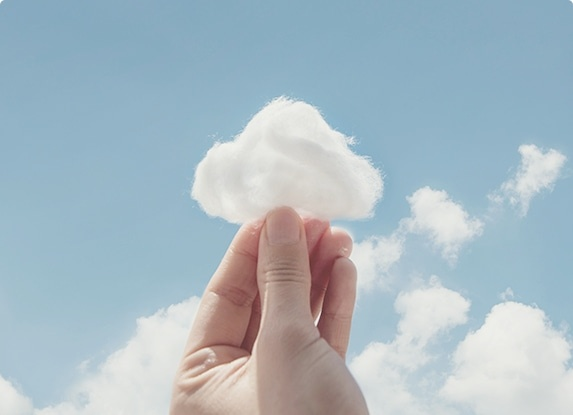
#> input picture short-form/lemouton/assets/cloud.jpg, 573 x 415 px, given in place of cloud.jpg.jpg, which was not available
$ python -i render.py   (imports and definitions only)
#> lines starting #> are read from the running program, lines starting #| are printed output that depends on the picture; pictures that were not available may be replaced by others from this repository, and a replacement may not be noted
# -*- coding: utf-8 -*-
"""Le Mouton Week promo short. 1080x1920 @30fps, narration + synthesized music/SFX."""
import math, random, subprocess, sys, wave, os, json
import numpy as np
from PIL import Image, ImageDraw, ImageFont, ImageFilter, ImageEnhance

# [2 lines not run here, left out]

W, H, FPS = 1080, 1920, 30
HERE = os.path.dirname(os.path.abspath(__file__))
AS = os.path.join(HERE, "assets")
OUT = os.path.join(HERE, "lemouton_week_short.mp4")
FFMPEG = os.path.join(os.path.dirname(HERE), "tools", "ffbin", "ffmpeg.exe")
UF = r"C:\Users\NMG\AppData\Local\Microsoft\Windows\Fonts"
F_BLACK = os.path.join(UF, "Pretendard-Black.otf")
F_XB = os.path.join(UF, "Pretendard-ExtraBold.otf")
F_BOLD = os.path.join(UF, "Pretendard-Bold.otf")
F_MED = os.path.join(UF, "Pretendard-Medium.otf")
F_NUM = os.path.join(UF, "GmarketSansTTFBold.ttf")

# ---- editable campaign copy -------------------------------------------------
DISCOUNT_LINE = "역대급 혜택 · 최대 할인"   # TODO: 확정 할인율로 교체 (예: "최대 40% 할인")
WEEK_DAYS = "단 7일"
TIMER_START = (6, 23, 59, 58)               # days, hours, minutes, seconds shown at the week card

REVIEWS = [  # 르무통 공식몰 게시 후기 (요약)
    ("1시간을 걸어도 발바닥, 발목 통증이\n전혀 없었어요.", "91523*****님"),
    ("76세 어머니와 삿포로 여행, 하루 만 보\n넘게 걸었는데 발이 안 피곤하셨대요.", "49960*****님"),
    ("스위스 여행 내내 르무통. 양말을 신든\n맨발이든 정말 편한 신발이었어요.", "45528*****님"),
    ("다리가 쉽게 아파 오래 걷기가 부담이었는데\n걷는 시간이 자연스럽게 늘었어요.", "48664*****님"),
    ("부모님과 설악산. 신어보신 신발 중\n가장 편하다고 하시는 아버지.", "39770*****님"),
]

CREAM = (246, 242, 235); BROWN = (58, 40, 30); TAN = (200, 176, 148)
RED = (196, 58, 40); WHITE = (255, 255, 255); DARK = (22, 18, 16); GOLD = (242, 184, 52)
INK = (40, 32, 28)

_fc = {}
# [4 lines left out: function font, not called in this run]

def clamp(x, a=0.0, b=1.0): return max(a, min(b, x))
def ease_out(t): t = clamp(t); return 1 - (1 - t) ** 3
def ease_in_out(t): t = clamp(t); return t * t * (3 - 2 * t)
def ease_back(t):
    t = clamp(t); c1, c3 = 1.70158, 2.70158
    return 1 + c3 * (t - 1) ** 3 + c1 * (t - 1) ** 2
def lerp(a, b, t): return a + (b - a) * t

# ---------------------------------------------------------------- assets
_src = {}
def src(name):
#> called with name = 'assets/cloud.jpg'
    if name not in _src:
        _src[name] = Image.open(os.path.join(AS, name + ".jpg")).convert("RGB")
    return _src[name]
#> returned value is the input picture: PIL image 573x415 RGB; mean R, G, B 168.3, 185.7, 195.3

_bg = {}
def blurred_bg(name, dark=0.55, tint=None):
    k = (name, dark, tint)
    if k not in _bg:
        im = src(name)
        s = max(W / im.width, H / im.height) * 1.1
#> s = 5.09
        big = im.resize((int(im.width * s), int(im.height * s)), Image.BILINEAR)
        x = (big.width - W) // 2; y = (big.height - H) // 2
#> after `x = (big.width - W) // 2`: x = 918
#> after `y = (big.height - H) // 2`: y = 96
        big = big.crop((x, y, x + W, y + H)).filter(ImageFilter.GaussianBlur(28))
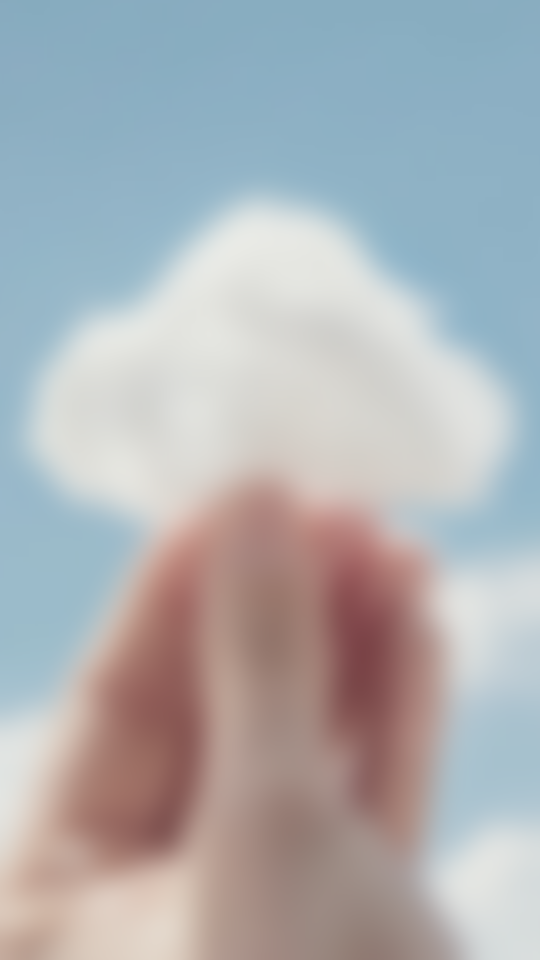
#> big: PIL image 1080x1920 RGB (shown at 1/2 size); mean R, G, B 173.8, 176.9, 180.4
        big = ImageEnhance.Brightness(big).enhance(dark)
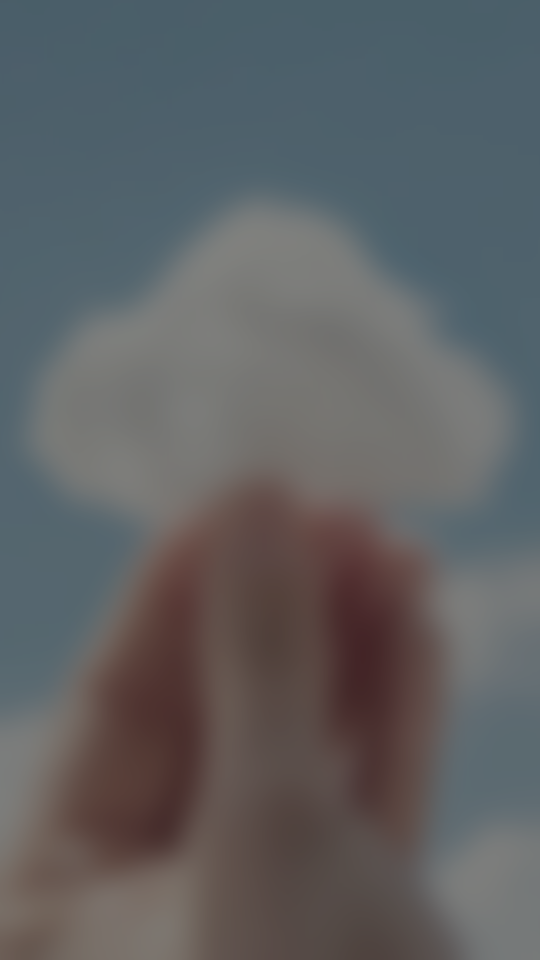
#> big: PIL image 1080x1920 RGB (shown at 1/2 size); mean R, G, B 95.1, 96.8, 98.7
        if tint:
            big = Image.blend(big, Image.new("RGB", (W, H), tint), 0.35)
        _bg[k] = big
    return _bg[k]

CARD_MAX_W, CARD_MAX_H, OVER = 980, 1340, 1.22
_card = {}
# [9 lines left out: function card_src, not called in this run]

_mask = {}
# [7 lines left out: function rounded_mask, not called in this run]

_shadow = {}
# [29 lines left out: functions shadow, draw_card, not called in this run]

def text(d, xy, s, f, fill=INK, anchor="mm", stroke=0, stroke_fill=WHITE, spacing=10, align="center"):
    d.multiline_text(xy, s, font=f, fill=fill, anchor=anchor if "\n" not in s else ("ma" if anchor[0] == "m" else anchor), spacing=spacing, align=align, stroke_width=stroke, stroke_fill=stroke_fill) if "\n" in s else d.text(xy, s, font=f, fill=fill, anchor=anchor, stroke_width=stroke, stroke_fill=stroke_fill)

# [62 lines left out: functions headline, pill, caption, cloud, cloud_pop, star, not called in this run]

def chevron(d, cx, cy, w, h, fill=RED, width=14):
    d.line([(cx - w / 2, cy - h / 2), (cx, cy + h / 2), (cx + w / 2, cy - h / 2)], fill=fill, width=width, joint="curve")

# [26 lines left out: function notif_card, not called in this run]


# ---------------------------------------------------------------- refined helpers
MUTED = (120, 104, 92); TAN_D = (150, 132, 115)
_dark_bg = None
# [11 lines left out: function dark_bg, not called in this run]

_cream_bg = None
# [8 lines left out: function cream_bg, not called in this run]

_grad = {}
# [15 lines left out: functions top_gradient, fade_text, not called in this run]

def kicker(d, y, s, prog=1.0, fill=TAN_D):
    fade_text(d, (W / 2, y), s, font(F_MED, 26), fill, prog, rise=10)

def subline(d, y, s, prog=1.0, fill=MUTED, size=38):
    fade_text(d, (W / 2, y), s, font(F_MED, size), fill, prog, rise=16)

# [18 lines left out: functions tag, rule, not called in this run]

# ---------------------------------------------------------------- timeline
# [1 line not run here, left out]
T_N0 = 0.35
T_SNAP = 3.75
T_N1 = 7.3
# [1 line that did not run here, left out]
# [1 line that did not run here, left out]
# [1 line that did not run here, left out]
# [1 line that did not run here, left out]
# [1 line that did not run here, left out]
# [1 line that did not run here, left out]

SCENES = []
def scene(start, end):
    def deco(fn): SCENES.append((start, end, fn)); return fn
    return deco

TOP_Y, CAP_Y = 300, 1690

# [12 lines left out: function s_hook, not called in this run]

CUTS_B = [("yoona_walk", 0.0, 0.9), ("yoona_stairs", 0.9, 1.75), ("yoona_park", 1.75, 2.6), ("yoona_bench", 2.6, T_N1 - T_SNAP)]
# [18 lines left out: function s_bright, not called in this run]

T_C1, T_C2 = T_N1 + 2.5, T_N1 + 4.1
# [29 lines that did not run here, left out]

CUTS_D = ["two_women", "man_steps", "yoona_office", "woman_europe", "pharmacist", "couple", "woman_walk"]
# [26 lines that did not run here, left out]

# [28 lines that did not run here, left out]

# [29 lines that did not run here, left out]

# ---------------------------------------------------------------- audio
SR = 44100
# [161 lines left out: functions load_wav, synth, frame, main, not called in this run]

# [2 lines not run here, left out]

>>> result = blurred_bg('assets/cloud.jpg')

$ run again, on short-form/lemouton/assets/florist.jpg
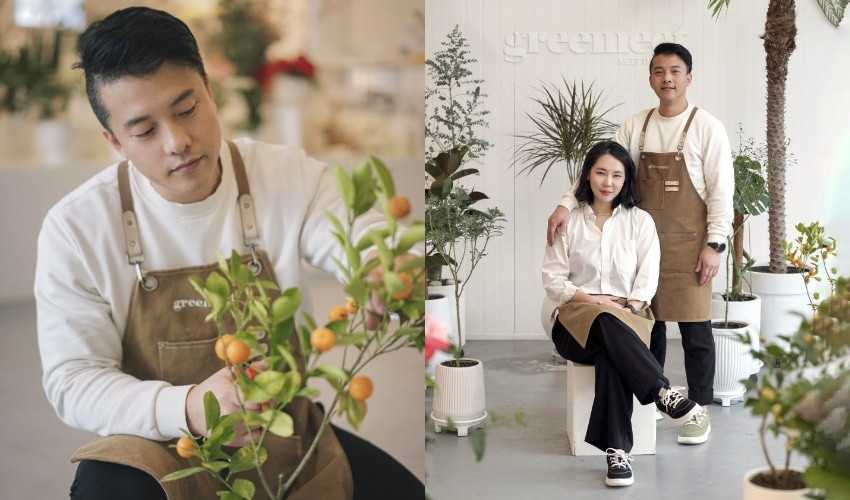
#> input picture short-form/lemouton/assets/florist.jpg, 850 x 500 px, given in place of florist.jpg.jpg, which was not available
#> in src, returned value is the input picture: PIL image 850x500 RGB; mean R, G, B 162.8, 153.6, 138.2
#> in blurred_bg, `big = big.crop((x, y, x + W, y + H)).filter(ImageFilter.GaussianBlur(2..`:
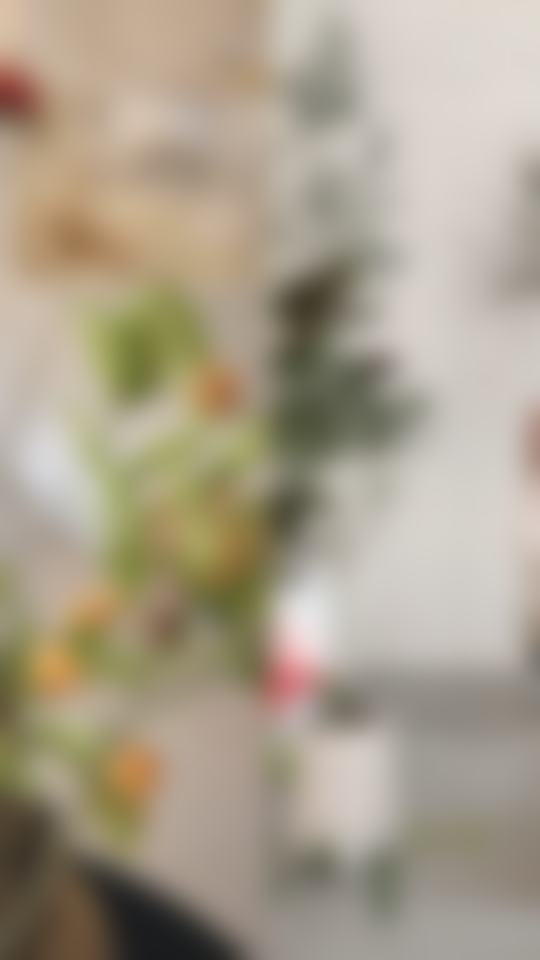
#> big: PIL image 1080x1920 RGB (shown at 1/2 size); mean R, G, B 169.8, 159.6, 140.5
#> in blurred_bg, `big = ImageEnhance.Brightness(big).enhance(dark)`:
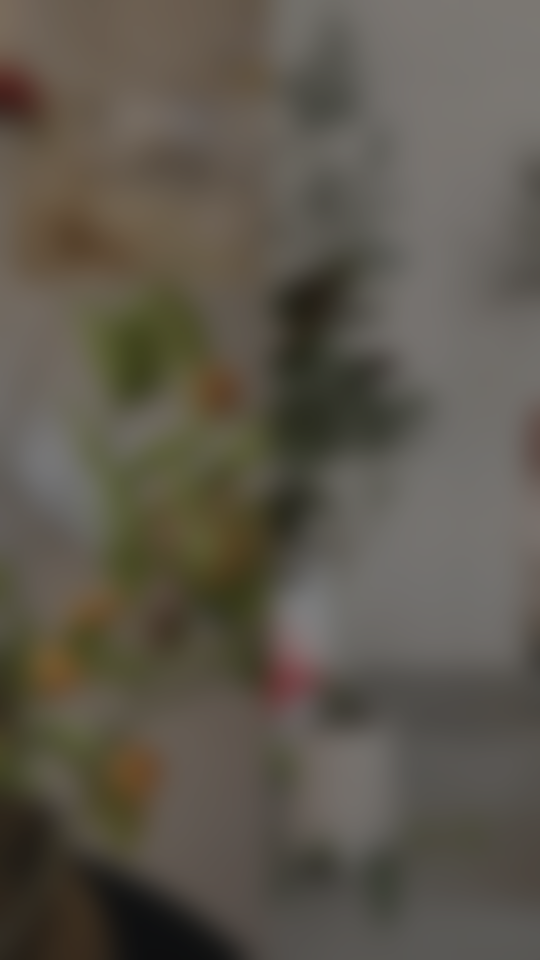
#> big: PIL image 1080x1920 RGB (shown at 1/2 size); mean R, G, B 92.9, 87.3, 76.8

$ run again, on short-form/lemouton/assets/fold.jpg
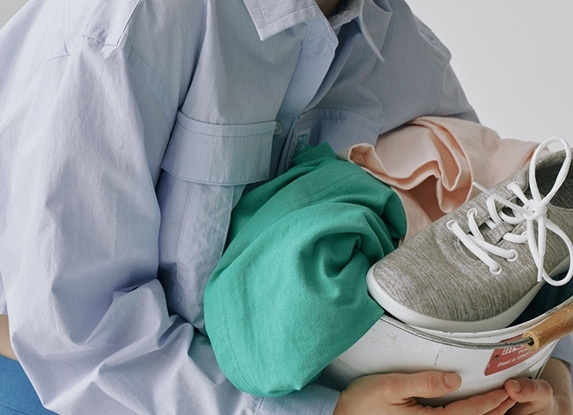
#> input picture short-form/lemouton/assets/fold.jpg, 573 x 415 px, given in place of fold.jpg.jpg, which was not available
#> in src, returned value is the input picture: PIL image 573x415 RGB; mean R, G, B 135.5, 148, 151
#> in blurred_bg, `big = big.crop((x, y, x + W, y + H)).filter(ImageFilter.GaussianBlur(2..`:
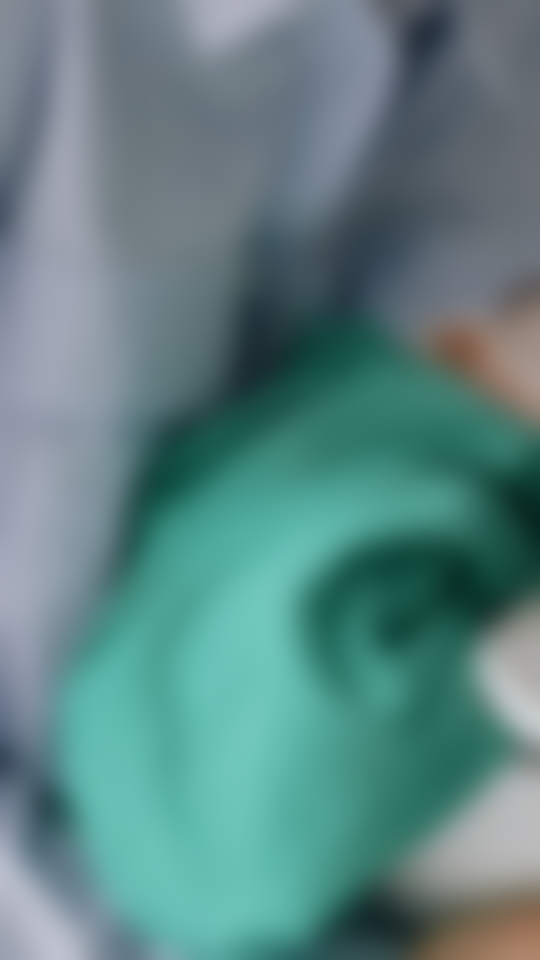
#> big: PIL image 1080x1920 RGB (shown at 1/2 size); mean R, G, B 93.9, 131.9, 131.3
#> in blurred_bg, `big = ImageEnhance.Brightness(big).enhance(dark)`:
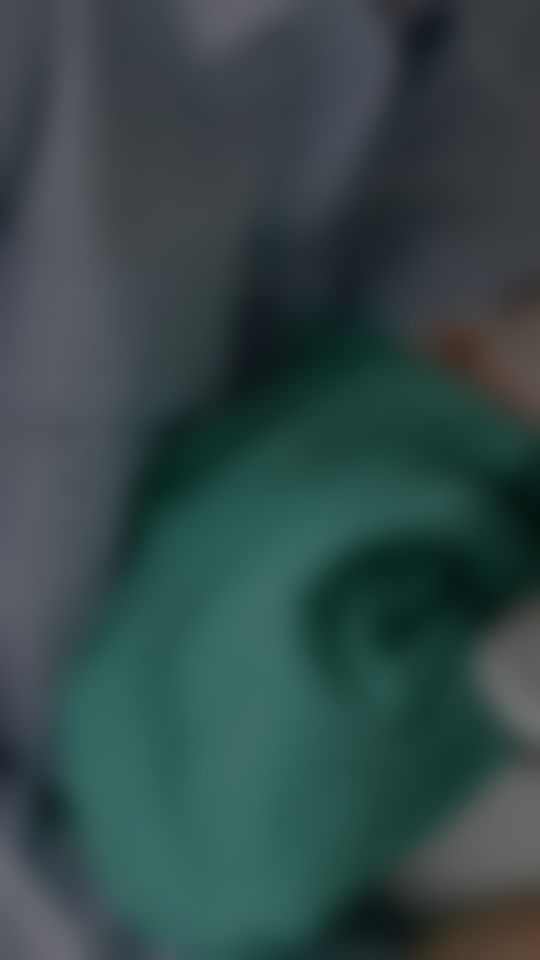
#> big: PIL image 1080x1920 RGB (shown at 1/2 size); mean R, G, B 51.2, 72, 71.8
